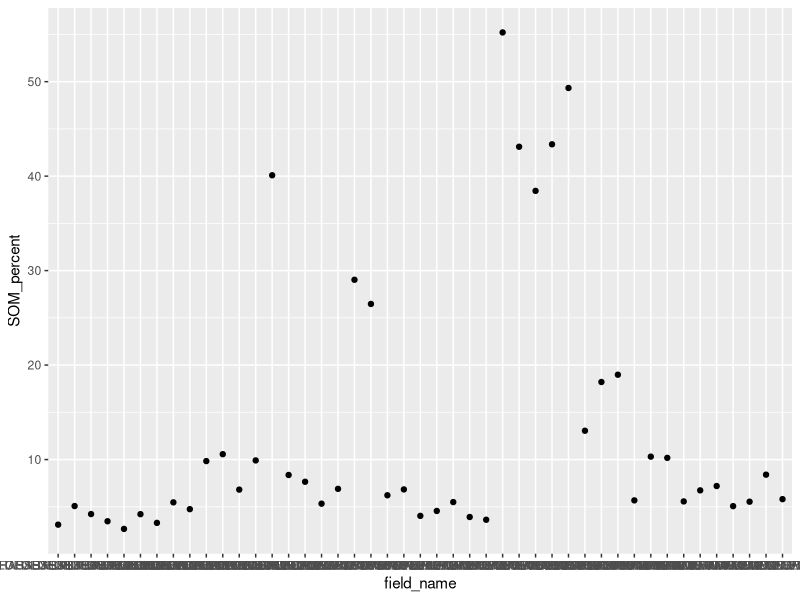
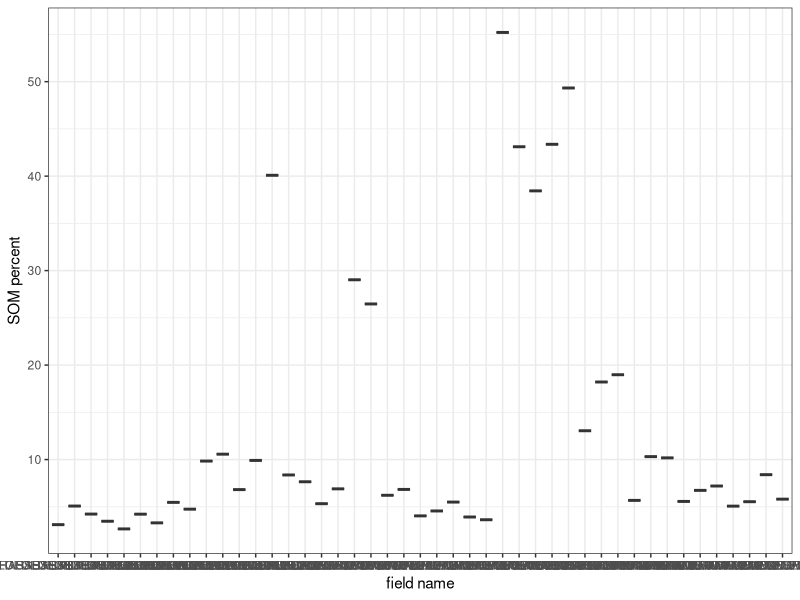
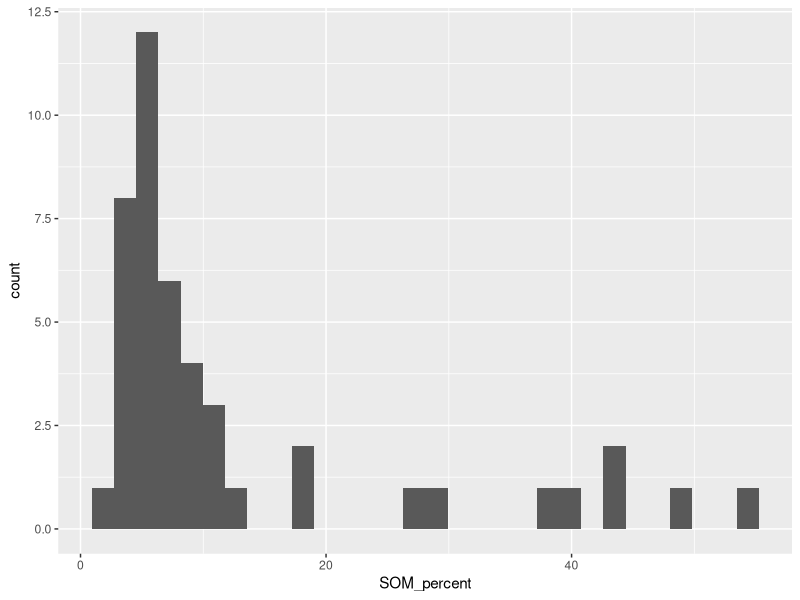

Source code (R) for these figures, in order:
## ---- chunk 1
# clear the R environment and import the libraries that we need
rm(list = ls())
library(here)
library(ggplot2)
library(dplyr)
library(forcats)
## ---- chunk 2
# import the data 
soil <- read.csv(here("Data", "soil_data.csv"), stringsAsFactors = TRUE)

# open the data to ensure that it imported correctly
#View(soil)

# rename the Field.Name column to get rid of the period
soil <- rename(soil, field_name = Field.Name)
## ---- chunk 3
# use piping to filter out the Degrasse Plots from the rest of the forest data name and make those samples into a new dataframe
Degrasse_plts <- c('DEGRASSE PLOT 1 SAMPLE 1', 'DEGRASSE PLOT 1 SAMPLE 2', 'DEGRASSE PLOT 1 SAMPLE 3', 'DEGRASSE PLOT 2 SAMPLE 1','DEGRASSE PLOT 2 SAMPLE 2', 'DEGRASSE PLOT 2 SAMPLE 3', 'DEGRASSE PLOT 3 SAMPLE 1', 'DEGRASSE PLOT 3 SAMPLE 2', 'DEGRASSE PLOT 3 SAMPLE 3')

Donnerville_plts <- c('DONNERVILLE PLOT 1 SAMPLE 1', 'DONNERVILLE PLOT 1 SAMPLE 2', 'DONNERVILLE PLOT 1 SAMPLE 3', 'DONNERVILLE PLOT 2 SAMPLE 1','DONNERVILLE PLOT 2 SAMPLE 2', 'DONNERVILLE PLOT 2 SAMPLE 3', 'DONNERVILLE PLOT 3 SAMPLE 1', 'DONNERVILLE PLOT 3 SAMPLE 2', 'DONNERVILLE PLOT 3 SAMPLE 3')

Kip_plts <- c('KIP TRACT PLOT 1 SAMPLE 1', 'KIP TRACT PLOT 1 SAMPLE 2', 'KIP TRACT PLOT 1 SAMPLE 3', 'KIP TRACT PLOT 2 SAMPLE 1','KIP TRACT PLOT 2 SAMPLE 2', 'KIP TRACT PLOT 2 SAMPLE 3', 'KIP TRACT PLOT 3 SAMPLE 1', 'KIP TRACT PLOT 3 SAMPLE 2', 'KIP TRACT PLOT 3 SAMPLE 3')

Peavine_plts <- c('PEAVINE PLOT 1 SAMPLE 1', 'PEAVINE PLOT 1 SAMPLE 2', 'PEAVINE PLOT 1 SAMPLE 3', 'PEAVINE PLOT 2 SAMPLE 1','PEAVINE PLOT 2 SAMPLE 2', 'PEAVINE PLOT 2 SAMPLE 3', 'PEAVINE PLOT 3 SAMPLE 1', 'PEAVINE PLOT 3 SAMPLE 2', 'PEAVINE PLOT 3 SAMPLE 3')

Hammond_plts <- c('HAMMOND PLOT 1 SAMPLE 1', 'HAMMOND PLOT 1 SAMPLE 2', 'HAMMOND PLOT 1 SAMPLE 3', 'HAMMOND PLOT 2 SAMPLE 1','HAMMOND PLOT 2 SAMPLE 2', 'HAMMOND PLOT 2 SAMPLE 3', 'HAMMOND PLOT 3 SAMPLE 1', 'HAMMOND PLOT 3 SAMPLE 2', 'HAMMOND PLOT 3 SAMPLE 3')


# I though this code might allow me to take the variables I defined above and make them into a new column but it did not work, I kept running into an error where the console would output " Unknown levels in `f`: HAMMOND PLOT 1 SAMPLE 1, HAMMOND PLOT 1 SAMPLE 2, HAMMOND PLOT 1 SAMPLE 3"  I tried for a long time to look into this error but I had no luck

#soil <- soil %>% 
  #mutate(Forest = fct_collapse(field_name,
                             # Degrasse = Degrasse_plts,
                             # Donnerville = Donnerville_plts,
                             # Kip = Kip_plts,
                             # Peavine = Peavine_plts,
                             # Hammond = Hammond_plts))

#Assign all of the data from the different forrests to new data frames to seperate them by forest.

#Degrasse <- soil %>% filter(Field.Name == Degrasse_plts)
#Donnerville <- soil %>% filter(Field.Name == Donnerville_plts)
#Kip <- soil %>% filter(Field.Name == Kip_plts)
#Peavine <- soil %>% filter(Field.Name == Peavine_plts)
#Hammond <- soil %>% filter(Field.Name == Hammond_plts)

## ---- chunk 4
# Use ggplot to make a simple scatterplot
# the function takes the following parameters: ggplot(data frame, aes(x = x-axis, y = y-axis))+geom_point()

# the +geom_point() function adds another layer to the plot that will overlay your data points
ggplot(soil, aes(x = field_name, y = SOM_percent)) + geom_point()
## ---- chunk 5
# making a box and whisker plot with ggplot.  Here, instead of specifiying point, you specify the geom_boxplot to add the boxplot as another layer
ggplot(soil, aes(x = field_name, y = SOM_percent)) +
geom_boxplot() +
xlab("field name") +
ylab("SOM percent") +
theme_bw()
## ---- chunk 6
# creating a histogram using ggplot()
ggplot(soil, aes(x = SOM_percent)) +
geom_histogram()
